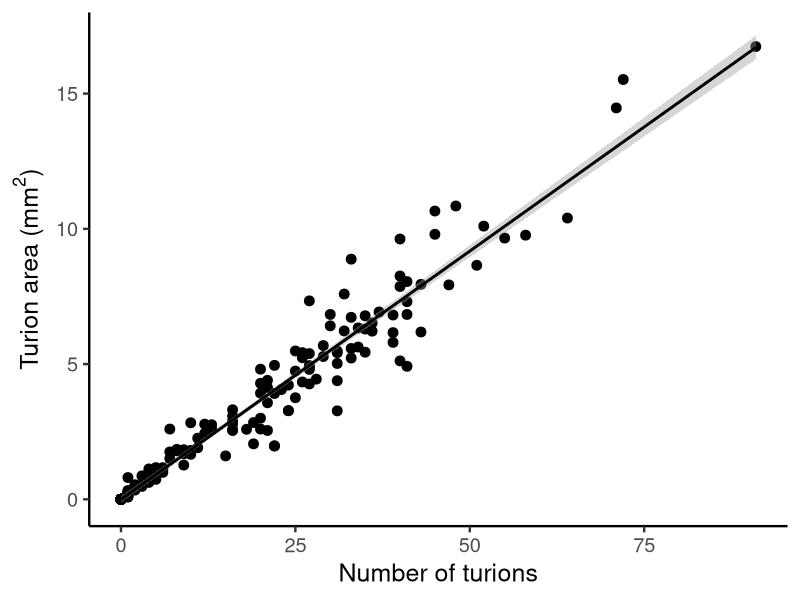
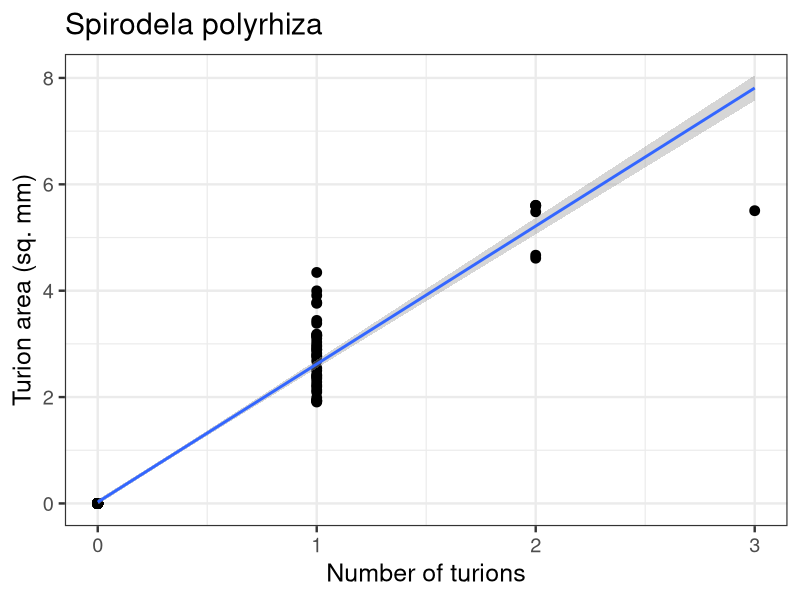
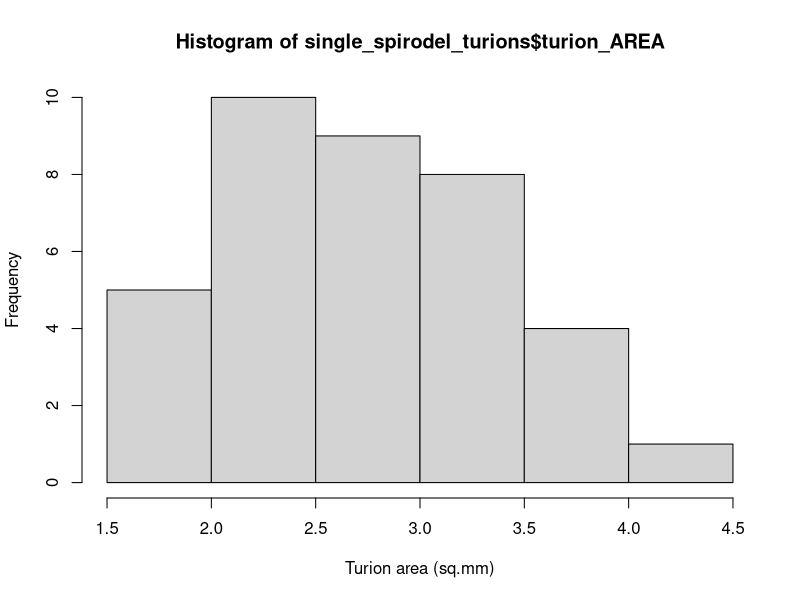

Write R code to recreate these figures, in order. (Note: this script raises an error after producing the figures.)
############################################
# Turion # to Turion area                  #
# Conversion                               #
# Data from Fall 2012 Stoichiometry exp.   #
############################################
library(plyr)
library(ggplot2)

# import data 
data_turion_area <- read.csv("turion_area-FOR_CONVERSION_ONLY.csv")
head(data_turion_area)

# add a new variable that combines plate and well to use as an ID 
data_turion_area$id <- paste(data_turion_area$plate,data_turion_area$row,data_turion_area$col,sep="")

# reshape the data 
a <- reshape(data_turion_area, 
             idvar="id",
             varying = c("turion_area5","turion_area7","turion_area10","turion_area12"),
             times = c(5,7,10,12),
             timevar = "day",
             v.names = "turion_AREA",
             direction = "long")

b <- reshape(data_turion_area, 
             idvar="id",
             varying = c("turions5","turions7","turions10","turions12"),
             times = c(5,7,10,12),
             timevar = "day",
             v.names = "turion_NUMB",
             direction = "long")

# remove un-needed variables 
a[9:28] <- list(NULL)
b[9:28] <- list(NULL)

# merge 
data_turion_area_long <- merge(a,b)

# clean-up
row.names(data_turion_area_long) <- seq(nrow(data_turion_area_long)) # Re-name the rows so they're not so ugly

# check it out 
head(data_turion_area_long)

# Wolffia
turion_area_WB <- ggplot(subset(data_turion_area_long, data_turion_area_long$species=="W"), aes(x=turion_NUMB,y=turion_AREA))
turion_area_WB <- turion_area_WB + geom_point(size=3)
#turion_area_WB <- turion_area_WB + ggtitle("Wolffia brasiliensis")
turion_area_WB <- turion_area_WB + xlab("Number of turions")
turion_area_WB <- turion_area_WB + ylab(expression(paste("Turion area (",mm^2,")",sep="")))
turion_area_WB <- turion_area_WB + theme_classic(base_size=18)
turion_area_WB <- turion_area_WB + geom_smooth(method='lm',colour="black")
turion_area_WB

# get the slope and intercept 
lm(turion_AREA ~ turion_NUMB, data=subset(data_turion_area_long, data_turion_area_long$species=="W"))
summary(lm(turion_AREA ~ turion_NUMB, data=subset(data_turion_area_long, data_turion_area_long$species=="W")))
# Intercept: -0.001849
# Slope: 0.183589 
# adj R sq: 0.9524

# Spirodela
turion_area_SP <- ggplot(subset(data_turion_area_long, data_turion_area_long$species=="S"), aes(x=turion_NUMB,y=turion_AREA))
turion_area_SP <- turion_area_SP + geom_point(size=3)
turion_area_SP <- turion_area_SP + ggtitle("Spirodela polyrhiza")
turion_area_SP <- turion_area_SP + xlab("Number of turions")
turion_area_SP <- turion_area_SP + ylab("Turion area (sq. mm)")
turion_area_SP <- turion_area_SP + theme_bw(base_size=18)
turion_area_SP <- turion_area_SP + geom_smooth(method='lm')
turion_area_SP

# get the subset of spirodela data where theere is a single turion 
single_spirodel_turions <- subset(data_turion_area_long, data_turion_area_long$species=="S" & data_turion_area_long$turion_NUMB==1)
# plot a histogram 
hist(single_spirodel_turions$turion_AREA,xlab="Turion area (sq.mm)")

# frequency distribution for size of single turions
turion_area_SP2 <- ggplot(single_spirodel_turions, aes(x=turion_AREA))
turion_area_SP2 <- turion_area_SP2 + geom_histogram(binwidth=0.5,colour="black",fill="grey")
turion_area_SP2 <- turion_area_SP2 + ylab("Frequency")
turion_area_SP2 <- turion_area_SP2 + xlab(expression(paste("Turion area (",mm^2,")",sep="")))
turion_area_SP2 <- turion_area_SP2 + theme_classic(base_size=18)
turion_area_SP2 <- turion_area_SP2 +geom_vline(x=2.793108, linetype="dashed")
turion_area_SP2

# summary statistics
numb_area <- length(single_spirodel_turions$turion_AREA)
mean_area <- mean(single_spirodel_turions$turion_AREA) # 2.793108
sd_area <- sd(single_spirodel_turions$turion_AREA)
se_area <- sd_area/sqrt(numb_area)
error <- qnorm(0.975)*sd_area/sqrt(numb_area)
lower <- mean_area - error
upper <- mean_area + error
